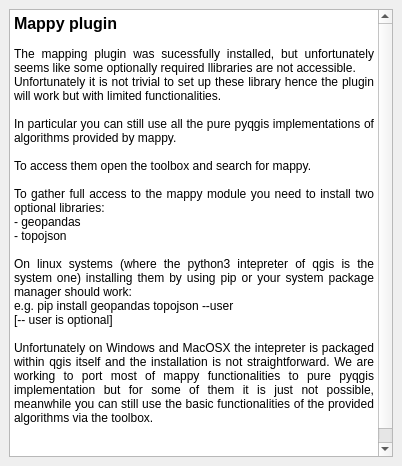
<?xml version="1.0" encoding="UTF-8"?>
<ui version="4.0">
 <class>MappyDockWidgetBase</class>
 <widget class="QDockWidget" name="MappyDockWidgetBase">
  <property name="geometry">
   <rect>
    <x>0</x>
    <y>0</y>
    <width>402</width>
    <height>466</height>
   </rect>
  </property>
  <property name="windowTitle">
   <string>mappy</string>
  </property>
  <widget class="QWidget" name="dockWidgetContents">
   <layout class="QGridLayout" name="gridLayout">
    <item row="0" column="0">
     <widget class="QTextBrowser" name="textBrowser">
      <property name="html">
       <string>&lt;!DOCTYPE HTML PUBLIC &quot;-//W3C//DTD HTML 4.0//EN&quot; &quot;http://www.w3.org/TR/REC-html40/strict.dtd&quot;&gt;
&lt;html&gt;&lt;head&gt;&lt;meta name=&quot;qrichtext&quot; content=&quot;1&quot; /&gt;&lt;style type=&quot;text/css&quot;&gt;
p, li { white-space: pre-wrap; }
&lt;/style&gt;&lt;/head&gt;&lt;body style=&quot; font-family:'Noto Sans'; font-size:9pt; font-weight:400; font-style:normal;&quot;&gt;
&lt;p align=&quot;justify&quot; style=&quot; margin-top:0px; margin-bottom:0px; margin-left:0px; margin-right:0px; -qt-block-indent:0; text-indent:0px;&quot;&gt;&lt;span style=&quot; font-size:12pt; font-weight:600;&quot;&gt;Mappy plugin&lt;/span&gt;&lt;/p&gt;
&lt;p align=&quot;justify&quot; style=&quot;-qt-paragraph-type:empty; margin-top:0px; margin-bottom:0px; margin-left:0px; margin-right:0px; -qt-block-indent:0; text-indent:0px;&quot;&gt;&lt;br /&gt;&lt;/p&gt;
&lt;p align=&quot;justify&quot; style=&quot; margin-top:0px; margin-bottom:0px; margin-left:0px; margin-right:0px; -qt-block-indent:0; text-indent:0px;&quot;&gt;The mapping plugin was sucessfully installed, but unfortunately seems like some optionally required llibraries are not accessible.&lt;/p&gt;
&lt;p align=&quot;justify&quot; style=&quot; margin-top:0px; margin-bottom:0px; margin-left:0px; margin-right:0px; -qt-block-indent:0; text-indent:0px;&quot;&gt;Unfortunately it is not trivial to set up these library hence the plugin will work but with limited functionalities.&lt;/p&gt;
&lt;p align=&quot;justify&quot; style=&quot;-qt-paragraph-type:empty; margin-top:0px; margin-bottom:0px; margin-left:0px; margin-right:0px; -qt-block-indent:0; text-indent:0px;&quot;&gt;&lt;br /&gt;&lt;/p&gt;
&lt;p align=&quot;justify&quot; style=&quot; margin-top:0px; margin-bottom:0px; margin-left:0px; margin-right:0px; -qt-block-indent:0; text-indent:0px;&quot;&gt;In particular you can still use all the pure pyqgis implementations of algorithms provided by mappy.&lt;/p&gt;
&lt;p align=&quot;justify&quot; style=&quot;-qt-paragraph-type:empty; margin-top:0px; margin-bottom:0px; margin-left:0px; margin-right:0px; -qt-block-indent:0; text-indent:0px;&quot;&gt;&lt;br /&gt;&lt;/p&gt;
&lt;p align=&quot;justify&quot; style=&quot; margin-top:0px; margin-bottom:0px; margin-left:0px; margin-right:0px; -qt-block-indent:0; text-indent:0px;&quot;&gt;To access them open the toolbox and search for mappy.&lt;/p&gt;
&lt;p align=&quot;justify&quot; style=&quot;-qt-paragraph-type:empty; margin-top:0px; margin-bottom:0px; margin-left:0px; margin-right:0px; -qt-block-indent:0; text-indent:0px;&quot;&gt;&lt;br /&gt;&lt;/p&gt;
&lt;p align=&quot;justify&quot; style=&quot; margin-top:0px; margin-bottom:0px; margin-left:0px; margin-right:0px; -qt-block-indent:0; text-indent:0px;&quot;&gt;To gather full access to the mappy module you need to install two optional libraries:&lt;/p&gt;
&lt;p align=&quot;justify&quot; style=&quot; margin-top:0px; margin-bottom:0px; margin-left:0px; margin-right:0px; -qt-block-indent:0; text-indent:0px;&quot;&gt;- geopandas&lt;/p&gt;
&lt;p align=&quot;justify&quot; style=&quot; margin-top:0px; margin-bottom:0px; margin-left:0px; margin-right:0px; -qt-block-indent:0; text-indent:0px;&quot;&gt;- topojson&lt;/p&gt;
&lt;p align=&quot;justify&quot; style=&quot;-qt-paragraph-type:empty; margin-top:0px; margin-bottom:0px; margin-left:0px; margin-right:0px; -qt-block-indent:0; text-indent:0px;&quot;&gt;&lt;br /&gt;&lt;/p&gt;
&lt;p align=&quot;justify&quot; style=&quot; margin-top:0px; margin-bottom:0px; margin-left:0px; margin-right:0px; -qt-block-indent:0; text-indent:0px;&quot;&gt;On linux systems (where the python3 intepreter of qgis is the system one) installing them by using pip or your system package manager should work:&lt;/p&gt;
&lt;p align=&quot;justify&quot; style=&quot; margin-top:0px; margin-bottom:0px; margin-left:0px; margin-right:0px; -qt-block-indent:0; text-indent:0px;&quot;&gt;e.g. pip install geopandas topojson --user&lt;/p&gt;
&lt;p align=&quot;justify&quot; style=&quot; margin-top:0px; margin-bottom:0px; margin-left:0px; margin-right:0px; -qt-block-indent:0; text-indent:0px;&quot;&gt;[-- user is optional]&lt;/p&gt;
&lt;p align=&quot;justify&quot; style=&quot;-qt-paragraph-type:empty; margin-top:0px; margin-bottom:0px; margin-left:0px; margin-right:0px; -qt-block-indent:0; text-indent:0px;&quot;&gt;&lt;br /&gt;&lt;/p&gt;
&lt;p align=&quot;justify&quot; style=&quot; margin-top:0px; margin-bottom:0px; margin-left:0px; margin-right:0px; -qt-block-indent:0; text-indent:0px;&quot;&gt;Unfortunately on Windows and MacOSX the intepreter is packaged within qgis itself and the installation is not straightforward. We are working to port most of mappy functionalities to pure pyqgis implementation but for some of them it is just not possible, meanwhile you can still use the basic functionalities of the provided algorithms via the toolbox.&lt;/p&gt;
&lt;p align=&quot;justify&quot; style=&quot;-qt-paragraph-type:empty; margin-top:0px; margin-bottom:0px; margin-left:0px; margin-right:0px; -qt-block-indent:0; text-indent:0px;&quot;&gt;&lt;br /&gt;&lt;/p&gt;
&lt;p align=&quot;justify&quot; style=&quot;-qt-paragraph-type:empty; margin-top:0px; margin-bottom:0px; margin-left:0px; margin-right:0px; -qt-block-indent:0; text-indent:0px;&quot;&gt;&lt;br /&gt;&lt;/p&gt;
&lt;p align=&quot;justify&quot; style=&quot;-qt-paragraph-type:empty; margin-top:0px; margin-bottom:0px; margin-left:0px; margin-right:0px; -qt-block-indent:0; text-indent:0px;&quot;&gt;&lt;br /&gt;&lt;/p&gt;&lt;/body&gt;&lt;/html&gt;</string>
      </property>
     </widget>
    </item>
   </layout>
  </widget>
 </widget>
 <resources/>
 <connections/>
</ui>
